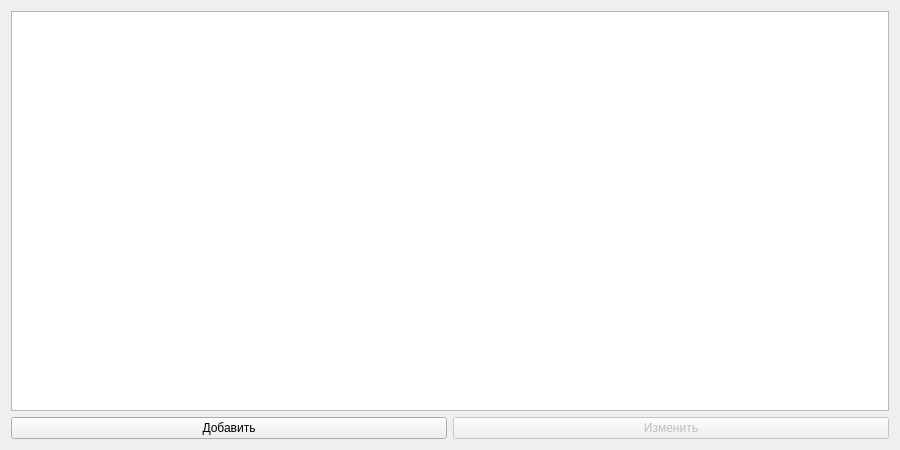
<?xml version="1.0" encoding="UTF-8"?>
<ui version="4.0">
 <class>Form</class>
 <widget class="QWidget" name="Form">
  <property name="geometry">
   <rect>
    <x>0</x>
    <y>0</y>
    <width>900</width>
    <height>450</height>
   </rect>
  </property>
  <property name="windowTitle">
   <string>Кофе</string>
  </property>
  <layout class="QGridLayout" name="gridLayout">
   <item row="0" column="0">
    <widget class="QTableWidget" name="tableWidget"/>
   </item>
   <item row="1" column="0">
    <layout class="QHBoxLayout" name="horizontalLayout">
     <item>
      <widget class="QPushButton" name="addBtn">
       <property name="text">
        <string>Добавить</string>
       </property>
      </widget>
     </item>
     <item>
      <widget class="QPushButton" name="editBtn">
       <property name="enabled">
        <bool>false</bool>
       </property>
       <property name="text">
        <string>Изменить</string>
       </property>
      </widget>
     </item>
    </layout>
   </item>
  </layout>
 </widget>
 <resources/>
 <connections/>
</ui>
